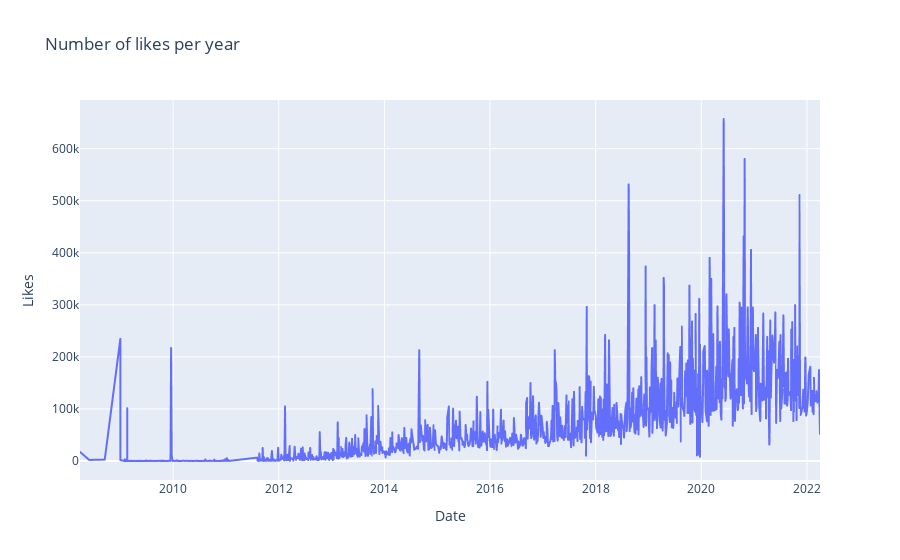

Notebook code for this chart:
### Code cell
px.line(df,y='Likes',x='Date',title='Number of likes per year',hover_data=['Title'])

### Figure 1 — Plotly figure (JSON) as saved in the notebook; plotly's stock layout.template omitted (floating-point values rounded to 4 significant figures; data arrays with more than 128 entries replaced by an {"elided": "..."} marker saying what was removed)
{"data": [{"customdata": {"elided": "1413x1 str values"}, "hovertemplate": "Date=%{x}<br>Likes=%{y}<br>Title=%{customdata[0]}<extra></extra>", "legendgroup": "", "line": {"color": "#636efa", "dash": "solid"}, "marker": {"symbol": "circle"}, "mode": "lines", "name": "", "showlegend": false, "type": "scattergl", "x": {"elided": "1413 str values"}, "xaxis": "x", "y": {"elided": "1413 int values"}, "yaxis": "y"}], "layout": {"legend": {"tracegroupgap": 0}, "title": {"text": "Number of likes per year"}, "xaxis": {"anchor": "y", "domain": [0, 1], "title": {"text": "Date"}}, "yaxis": {"anchor": "x", "domain": [0, 1], "title": {"text": "Likes"}}}}
